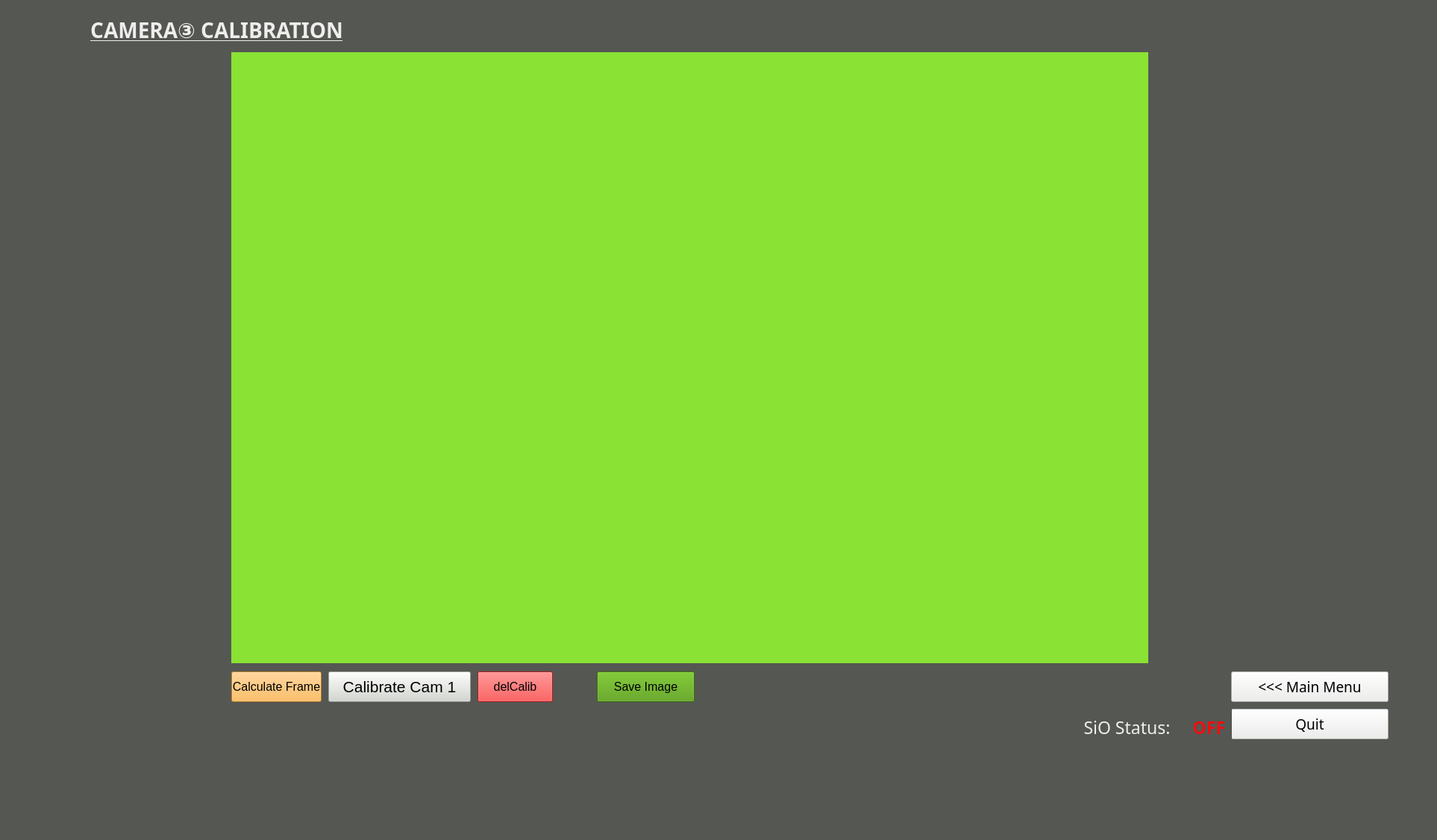
<?xml version="1.0" encoding="UTF-8"?>
<ui version="4.0">
 <class>CameraCalibration3</class>
 <widget class="QMainWindow" name="CameraCalibration3">
  <property name="enabled">
   <bool>true</bool>
  </property>
  <property name="geometry">
   <rect>
    <x>0</x>
    <y>0</y>
    <width>1926</width>
    <height>1126</height>
   </rect>
  </property>
  <property name="windowTitle">
   <string>MainWindow</string>
  </property>
  <property name="styleSheet">
   <string notr="true">background-color: rgb(85, 87, 83);</string>
  </property>
  <widget class="QWidget" name="calibrationWidget">
   <property name="enabled">
    <bool>true</bool>
   </property>
   <widget class="QLabel" name="label">
    <property name="geometry">
     <rect>
      <x>50</x>
      <y>20</y>
      <width>481</width>
      <height>41</height>
     </rect>
    </property>
    <property name="font">
     <font>
      <family>Ubuntu Mono</family>
      <pointsize>21</pointsize>
      <weight>75</weight>
      <bold>true</bold>
      <underline>true</underline>
     </font>
    </property>
    <property name="styleSheet">
     <string notr="true">color: rgb(238, 238, 236);</string>
    </property>
    <property name="text">
     <string>CAMERA③ CALIBRATION</string>
    </property>
    <property name="alignment">
     <set>Qt::AlignCenter</set>
    </property>
   </widget>
   <widget class="QLabel" name="camFrame">
    <property name="geometry">
     <rect>
      <x>310</x>
      <y>70</y>
      <width>1229</width>
      <height>819</height>
     </rect>
    </property>
    <property name="styleSheet">
     <string notr="true">background-color: rgb(138, 226, 52);</string>
    </property>
    <property name="text">
     <string/>
    </property>
    <property name="alignment">
     <set>Qt::AlignCenter</set>
    </property>
   </widget>
   <widget class="QPushButton" name="quitbutton">
    <property name="geometry">
     <rect>
      <x>1650</x>
      <y>950</y>
      <width>211</width>
      <height>41</height>
     </rect>
    </property>
    <property name="font">
     <font>
      <family>Ubuntu Mono</family>
      <pointsize>14</pointsize>
     </font>
    </property>
    <property name="styleSheet">
     <string notr="true">background-color: rgb(238, 238, 236);</string>
    </property>
    <property name="text">
     <string>Quit</string>
    </property>
   </widget>
   <widget class="QPushButton" name="mainmenubutton">
    <property name="geometry">
     <rect>
      <x>1650</x>
      <y>900</y>
      <width>211</width>
      <height>41</height>
     </rect>
    </property>
    <property name="font">
     <font>
      <family>Ubuntu Mono</family>
      <pointsize>14</pointsize>
     </font>
    </property>
    <property name="styleSheet">
     <string notr="true">background-color: rgb(238, 238, 236);</string>
    </property>
    <property name="text">
     <string>&lt;&lt;&lt; Main Menu</string>
    </property>
   </widget>
   <widget class="QLabel" name="label_5">
    <property name="geometry">
     <rect>
      <x>1440</x>
      <y>950</y>
      <width>141</width>
      <height>41</height>
     </rect>
    </property>
    <property name="font">
     <font>
      <family>Ubuntu Mono</family>
      <pointsize>17</pointsize>
      <weight>50</weight>
      <bold>false</bold>
      <underline>false</underline>
     </font>
    </property>
    <property name="styleSheet">
     <string notr="true">color: rgb(238, 238, 236);</string>
    </property>
    <property name="text">
     <string>SiO Status:</string>
    </property>
    <property name="alignment">
     <set>Qt::AlignBottom|Qt::AlignHCenter</set>
    </property>
   </widget>
   <widget class="QLabel" name="status_sio">
    <property name="geometry">
     <rect>
      <x>1590</x>
      <y>950</y>
      <width>61</width>
      <height>41</height>
     </rect>
    </property>
    <property name="font">
     <font>
      <family>Ubuntu Mono</family>
      <pointsize>17</pointsize>
      <weight>75</weight>
      <bold>true</bold>
      <underline>false</underline>
     </font>
    </property>
    <property name="styleSheet">
     <string notr="true">color: rgb(238, 15, 15);</string>
    </property>
    <property name="text">
     <string>OFF</string>
    </property>
    <property name="alignment">
     <set>Qt::AlignBottom|Qt::AlignHCenter</set>
    </property>
   </widget>
   <widget class="QPushButton" name="delCalib">
    <property name="geometry">
     <rect>
      <x>640</x>
      <y>900</y>
      <width>101</width>
      <height>41</height>
     </rect>
    </property>
    <property name="font">
     <font>
      <pointsize>12</pointsize>
     </font>
    </property>
    <property name="styleSheet">
     <string notr="true">background-color: rgb(239, 41, 41);</string>
    </property>
    <property name="text">
     <string>delCalib</string>
    </property>
   </widget>
   <widget class="QPushButton" name="arucoCheck">
    <property name="geometry">
     <rect>
      <x>800</x>
      <y>900</y>
      <width>131</width>
      <height>41</height>
     </rect>
    </property>
    <property name="font">
     <font>
      <pointsize>12</pointsize>
     </font>
    </property>
    <property name="styleSheet">
     <string notr="true">background-color: rgb(78, 154, 6);</string>
    </property>
    <property name="text">
     <string>Save Image</string>
    </property>
   </widget>
   <widget class="QPushButton" name="calibCam">
    <property name="geometry">
     <rect>
      <x>440</x>
      <y>900</y>
      <width>191</width>
      <height>41</height>
     </rect>
    </property>
    <property name="font">
     <font>
      <pointsize>16</pointsize>
     </font>
    </property>
    <property name="styleSheet">
     <string notr="true">background-color: rgb(211, 215, 207);</string>
    </property>
    <property name="text">
     <string>Calibrate Cam 1</string>
    </property>
   </widget>
   <widget class="QPushButton" name="takeImage">
    <property name="geometry">
     <rect>
      <x>310</x>
      <y>900</y>
      <width>121</width>
      <height>41</height>
     </rect>
    </property>
    <property name="font">
     <font>
      <pointsize>12</pointsize>
     </font>
    </property>
    <property name="styleSheet">
     <string notr="true">background-color: rgb(252, 175, 62);</string>
    </property>
    <property name="text">
     <string>Calculate Frame</string>
    </property>
   </widget>
  </widget>
  <widget class="QMenuBar" name="menubar">
   <property name="geometry">
    <rect>
     <x>0</x>
     <y>0</y>
     <width>1926</width>
     <height>21</height>
    </rect>
   </property>
  </widget>
  <widget class="QStatusBar" name="statusbar"/>
 </widget>
 <resources/>
 <connections/>
</ui>
